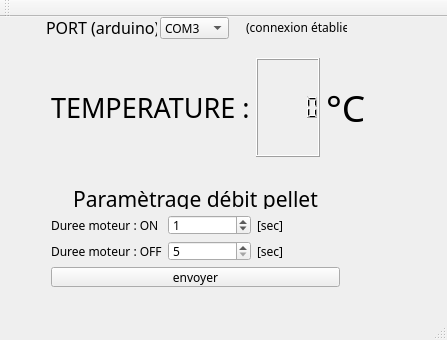
<?xml version="1.0" encoding="UTF-8"?>
<ui version="4.0">
 <class>MainWindow</class>
 <widget class="QMainWindow" name="MainWindow">
  <property name="geometry">
   <rect>
    <x>0</x>
    <y>0</y>
    <width>447</width>
    <height>340</height>
   </rect>
  </property>
  <property name="font">
   <font>
    <family>Franklin Gothic Book</family>
    <pointsize>9</pointsize>
   </font>
  </property>
  <property name="windowTitle">
   <string>MainWindow</string>
  </property>
  <widget class="QWidget" name="centralWidget">
   <widget class="QWidget" name="horizontalLayoutWidget">
    <property name="geometry">
     <rect>
      <x>40</x>
      <y>30</y>
      <width>354</width>
      <height>121</height>
     </rect>
    </property>
    <layout class="QHBoxLayout" name="horizontalLayout">
     <item alignment="Qt::AlignHCenter">
      <widget class="QLabel" name="temperatureLabel">
       <property name="font">
        <font>
         <family>Franklin Gothic Book</family>
         <pointsize>20</pointsize>
        </font>
       </property>
       <property name="layoutDirection">
        <enum>Qt::LeftToRight</enum>
       </property>
       <property name="text">
        <string>TEMPERATURE :</string>
       </property>
      </widget>
     </item>
     <item>
      <widget class="QLCDNumber" name="potardLcdNumber"/>
     </item>
     <item>
      <widget class="QLabel" name="DEG_temp_label">
       <property name="font">
        <font>
         <family>Franklin Gothic Book</family>
         <pointsize>28</pointsize>
        </font>
       </property>
       <property name="text">
        <string>°C</string>
       </property>
      </widget>
     </item>
    </layout>
   </widget>
   <widget class="QWidget" name="gridLayoutWidget">
    <property name="geometry">
     <rect>
      <x>40</x>
      <y>160</y>
      <width>311</width>
      <height>121</height>
     </rect>
    </property>
    <layout class="QGridLayout" name="gridLayout_2">
     <item row="2" column="1">
      <widget class="QSpinBox" name="timeMotorOff_spinBox">
       <property name="minimum">
        <number>5</number>
       </property>
       <property name="maximum">
        <number>255</number>
       </property>
       <property name="value">
        <number>5</number>
       </property>
      </widget>
     </item>
     <item row="1" column="0">
      <widget class="QLabel" name="label">
       <property name="text">
        <string>Duree moteur : ON</string>
       </property>
      </widget>
     </item>
     <item row="2" column="0">
      <widget class="QLabel" name="label_2">
       <property name="text">
        <string>Duree moteur : OFF</string>
       </property>
      </widget>
     </item>
     <item row="1" column="1">
      <widget class="QSpinBox" name="timeMotorOn_spinBox">
       <property name="minimum">
        <number>0</number>
       </property>
       <property name="maximum">
        <number>20</number>
       </property>
       <property name="value">
        <number>1</number>
       </property>
      </widget>
     </item>
     <item row="1" column="2">
      <widget class="QLabel" name="SEC_time_on_label">
       <property name="text">
        <string>[sec]</string>
       </property>
      </widget>
     </item>
     <item row="2" column="2">
      <widget class="QLabel" name="SEC_time_off_label">
       <property name="text">
        <string>[sec]</string>
       </property>
      </widget>
     </item>
     <item row="3" column="0" colspan="3">
      <widget class="QPushButton" name="send_data_pushButton">
       <property name="text">
        <string>envoyer</string>
       </property>
      </widget>
     </item>
     <item row="0" column="0" colspan="3">
      <widget class="QLabel" name="label_3">
       <property name="font">
        <font>
         <family>Franklin Gothic Book</family>
         <pointsize>16</pointsize>
        </font>
       </property>
       <property name="text">
        <string>Paramètrage débit pellet</string>
       </property>
       <property name="textFormat">
        <enum>Qt::PlainText</enum>
       </property>
       <property name="alignment">
        <set>Qt::AlignCenter</set>
       </property>
      </widget>
     </item>
    </layout>
   </widget>
   <widget class="QComboBox" name="PORT_SETTING_comboBox">
    <property name="geometry">
     <rect>
      <x>160</x>
      <y>0</y>
      <width>69</width>
      <height>22</height>
     </rect>
    </property>
    <item>
     <property name="text">
      <string>COM3</string>
     </property>
    </item>
    <item>
     <property name="text">
      <string>COM5</string>
     </property>
    </item>
    <item>
     <property name="text">
      <string>COM9</string>
     </property>
    </item>
   </widget>
   <widget class="QLabel" name="PORT_label">
    <property name="geometry">
     <rect>
      <x>46</x>
      <y>0</y>
      <width>111</width>
      <height>20</height>
     </rect>
    </property>
    <property name="font">
     <font>
      <family>Franklin Gothic Book</family>
      <pointsize>12</pointsize>
     </font>
    </property>
    <property name="text">
     <string>PORT (arduino) :</string>
    </property>
   </widget>
   <widget class="QLabel" name="CONFIRM_SERIAL_CONNEXION_label">
    <property name="geometry">
     <rect>
      <x>246</x>
      <y>0</y>
      <width>101</width>
      <height>20</height>
     </rect>
    </property>
    <property name="text">
     <string>(connexion établie)</string>
    </property>
   </widget>
  </widget>
  <widget class="QMenuBar" name="menuBar">
   <property name="geometry">
    <rect>
     <x>0</x>
     <y>0</y>
     <width>447</width>
     <height>22</height>
    </rect>
   </property>
  </widget>
  <widget class="QToolBar" name="mainToolBar">
   <attribute name="toolBarArea">
    <enum>TopToolBarArea</enum>
   </attribute>
   <attribute name="toolBarBreak">
    <bool>false</bool>
   </attribute>
  </widget>
  <widget class="QStatusBar" name="statusBar"/>
 </widget>
 <layoutdefault spacing="6" margin="11"/>
 <resources/>
 <connections/>
</ui>
